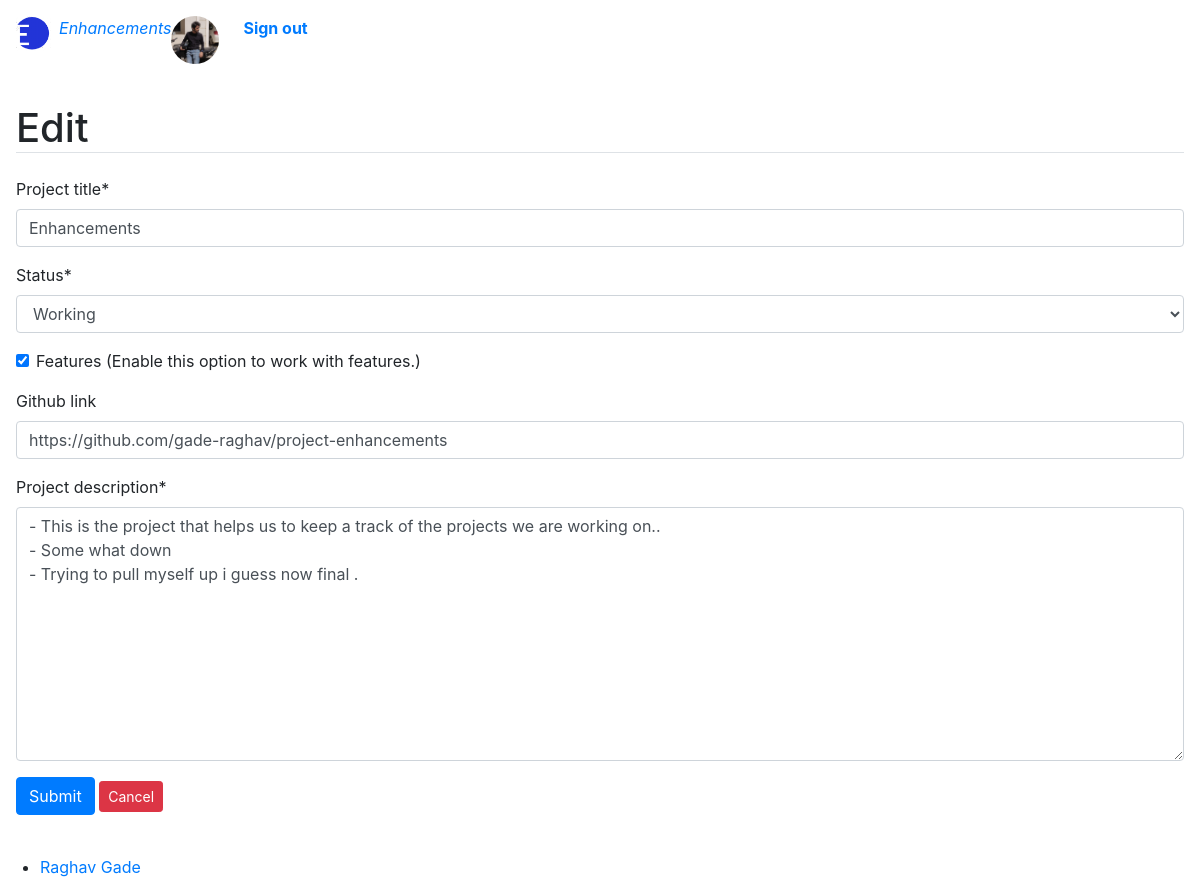
The app's page /projectedit/1 (signed in), older data.
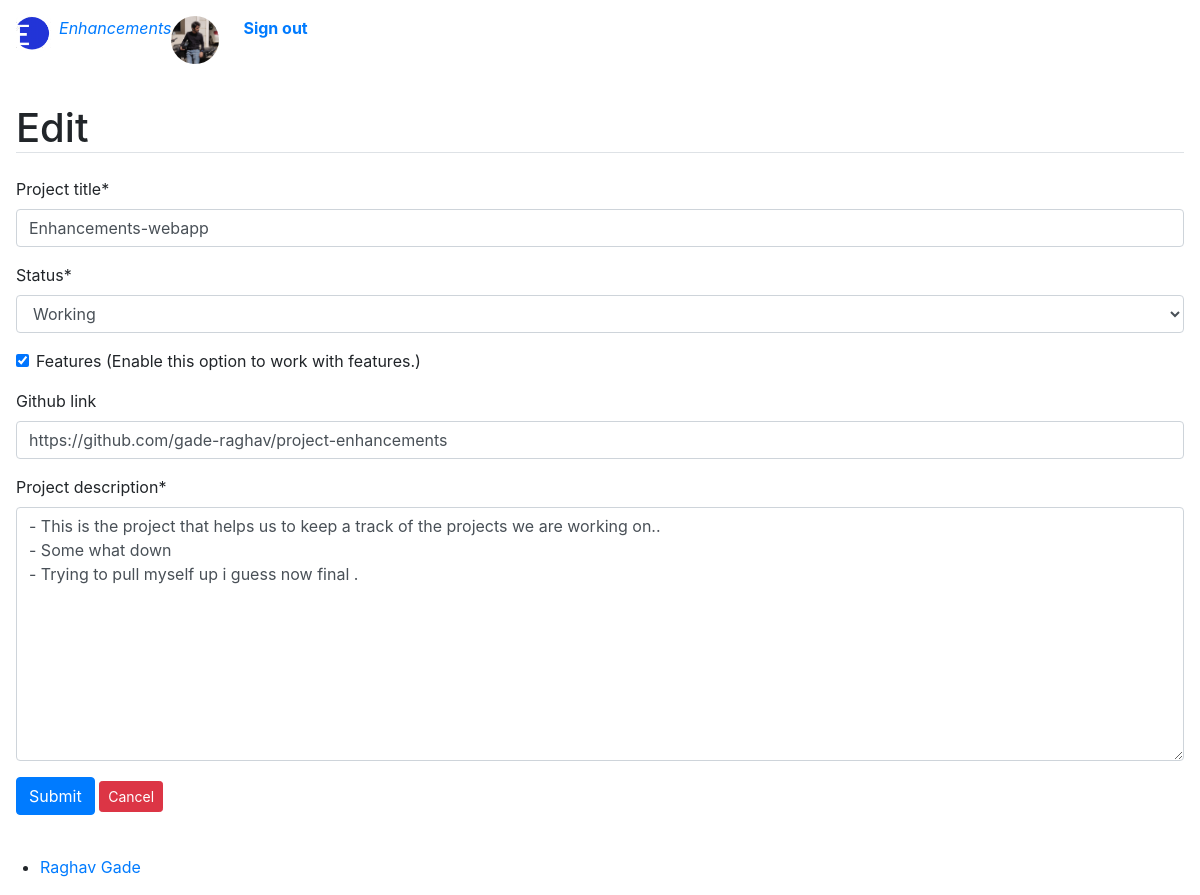
The same page, newer data.
### base/models.py (models this page shows, shortened)
class Project(models.Model):
    STATUS = (
        ('Queued','Queued'),
        ('Working','Working'),
        ('Completed','Completed'),
    )
    project_id = HashidAutoField(min_length=8,primary_key=True,alphabet="0123456789abcdefghijklmnopqrstuvwxyz",salt="drop the gun and go to steam bathc")
    project_title = models.CharField(max_length=200,default='New Project')
    project_description = MDTextField()
    github_link = models.CharField(max_length=200, default='',blank=True,null=True)
    status = models.CharField(max_length=20,null=False,choices=STATUS,default="Working")
    date_created = models.DateTimeField(auto_now_add=True)
    updated_at = models.DateTimeField(auto_now=True)
    features = models.BooleanField(default=False)

### base/views.py (the view)
# urls.py: path('projectedit/<str:project_id>', views.projectedit, name="projectedit"),
@login_required(login_url='signin')
def projectedit(request,project_id):
    project = Project.objects.get(project_id=project_id)
    form = ProjectForm(instance=project)
    if request.method == 'POST':
        form = ProjectForm(request.POST, request.FILES, instance=project)
        if form.is_valid():
            form.save()
            messages.info(request, 'Updated.')
            return redirect('home')
    context = { 'form' : form}
    return render(request,'base/projectedit.html', context)

### base/forms.py
class ProjectForm(ModelForm):
    class Meta:
        model = Project
        fields = ['project_title','status','features','github_link','project_description']
        labels = {
            'features': _('Features (Enable this option to work with features.)'),
        }
        widgets ={
            'project_title' : TextInput(
                attrs={'placeholder':'Project Title'}),
            'project_description' : Textarea(
                attrs={'placeholder': 'Add project description'}
            )
            }

### base/templates/base/projectedit.html (shortened to what this page needs)
{% extends 'base/main.html'%}
{% load crispy_forms_tags %}
{% load static %}
{% block content%}
{% load crispy_forms_tags%}
<main class="container-lg px-3 pb-4">
    <h1 class="border-bottom h1 my-3 my-lg-4">Edit</h1>
        <form action="" autocomplete="off" method="POST">
            {{ form|crispy }}
            <button type="submit" class="btn btn-primary">Submit</button>
            <a class="btn btn-sm btn-danger "  href="{% url 'home' %}">Cancel</a>
        </form>
</main>
{% endblock%}

Row changes from the older to the newer data that the page shows:
changed Project "Working": project_title "Enhancements" → "Enhancements-webapp"
